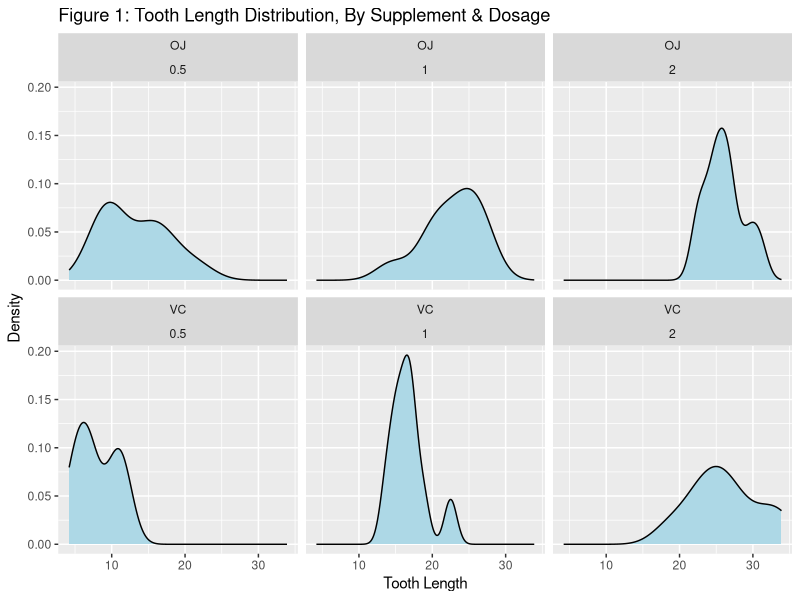

This figure's R source: (Note: this script raises an error after producing the figure.)
setwd("C:/Program Files/R/Coursera/statinfer/statinfer_courseproject")

library(datasets)
library(dplyr)
library(ggplot2)

# Load ToothGrowth data: The Effect of Vitamin C on Tooth Growth in Guinea Pigs
# Variable List:
# len = Tooth length
# supp = Supplement type (VC = ascorbic acid, OJ = orange juice)
# dose = Dose in milligrams/day
data(ToothGrowth)
head(ToothGrowth)

# Calculate summary statistics for tooth length, by supplement and dosage
summarize(group_by(ToothGrowth, supp, dose), mean = mean(len), sd = sd(len),
          min = min(len), max = max(len))

# Plot the distribution of tooth length, by supplement and dosage
# It appears that OJ has greater tooth lengths across lower dosages, and similar
# lengths at the highest dosage
ggplot(ToothGrowth, aes(len)) + 
        geom_density(fill = "lightblue") + 
        facet_wrap(~supp + dose) + 
        ggtitle("Figure 1: Tooth Length Distribution, By Supplement & Dosage") +
        labs(x = "Tooth Length", y = "Density")

# Test difference in supplement type, was orange juice more effective than
# ascorbic acid? H0 = There was no difference in mean tooth length between VC 
# and OJ.
mu_oj <- mean(ToothGrowth$len[ToothGrowth$supp == "OJ"])
mu_vc <- mean(ToothGrowth$len[ToothGrowth$supp == "VC"])
sd_oj <- sd(ToothGrowth$len[ToothGrowth$supp == "OJ"])
sd_vc <- sd(ToothGrowth$len[ToothGrowth$supp == "VC"])
n_oj <- length(ToothGrowth$len[ToothGrowth$supp == "OJ"])
n_vc <- length(ToothGrowth$len[ToothGrowth$supp == "VC"])

# Pooled variance estimate
sp <- sqrt( ((29 * (sd_oj ^ 2)) + 29 * (sd_vc ^ 2)) / 
        (n_oj + n_vc -2))

# 95 % confidence interval for the difference in supplement group means
(mu_oj - mu_vc) + c(-1,1) * qt(.975, 58) * sp * (1/30 + 1/30) ^ .5

# Using a 90% confidence interval
(mu_oj - mu_vc) + c(-1,1) * qt(.95, 58) * sp * (1/30 + 1/30) ^ .5

t.test(ToothGrowth$len ~ ToothGrowth$supp, paired = FALSE)

# Does the difference between OJ and VC change by dose?
# Low Dose: Difference in mean highly significiant
lowdose <- filter(ToothGrowth, dose == 0.5)
t.test(lowdose$len ~ lowdose$supp, paired = FALSE)
low <- t.test(lowdose$len ~ lowdose$supp, paired = FALSE)
low
ci1 <- low$conf.int[1:2]
mu1 <- low$estimate[1] - low$estimate[2]

# Moderate Dose: Difference in mean highly significiant
meddose <- filter(ToothGrowth, dose == 1)
t.test(meddose$len ~ meddose$supp, paired = FALSE)
med <- t.test(meddose$len ~ meddose$supp, paired = FALSE)
med
ci2 <- med$conf.int[1:2]
mu2 <- med$estimate[1] - med$estimate[2]

# High Dose: Null is not rejected, CI is very wide
highdose <- filter(ToothGrowth, dose == 2)
t.test(highdose$len ~ highdose$supp, paired = FALSE)
high <- t.test(highdose$len ~ highdose$supp, paired = FALSE)
high
ci3 <- high$conf.int[1:2]
mu3 <- high$estimate[1] - high$estimate[2]

ci_intervals <- cbind(rbind(ci1, ci2, ci3),
                           dose = c(0.5, 1, 2),
                        mean = c(mu1, mu2, mu3))
ci_intervals <- data.frame(ci_intervals)
ci_intervals <- rename(ci_intervals, lower = V1, higher = V2)

g <- ggplot(ci_intervals, aes(x = dose, y = mean)) +
        geom_point(size = 4) +
        geom_errorbar(aes(ymax = higher, ymin = lower)) +
        geom_hline(yintercept = 0, size = 1) +
        labs(x = "Dose", y = "95% Confidence Interval") +
        ggtitle("Figure 2: Difference Between OJ and VC Group Means, By Dose")
g
